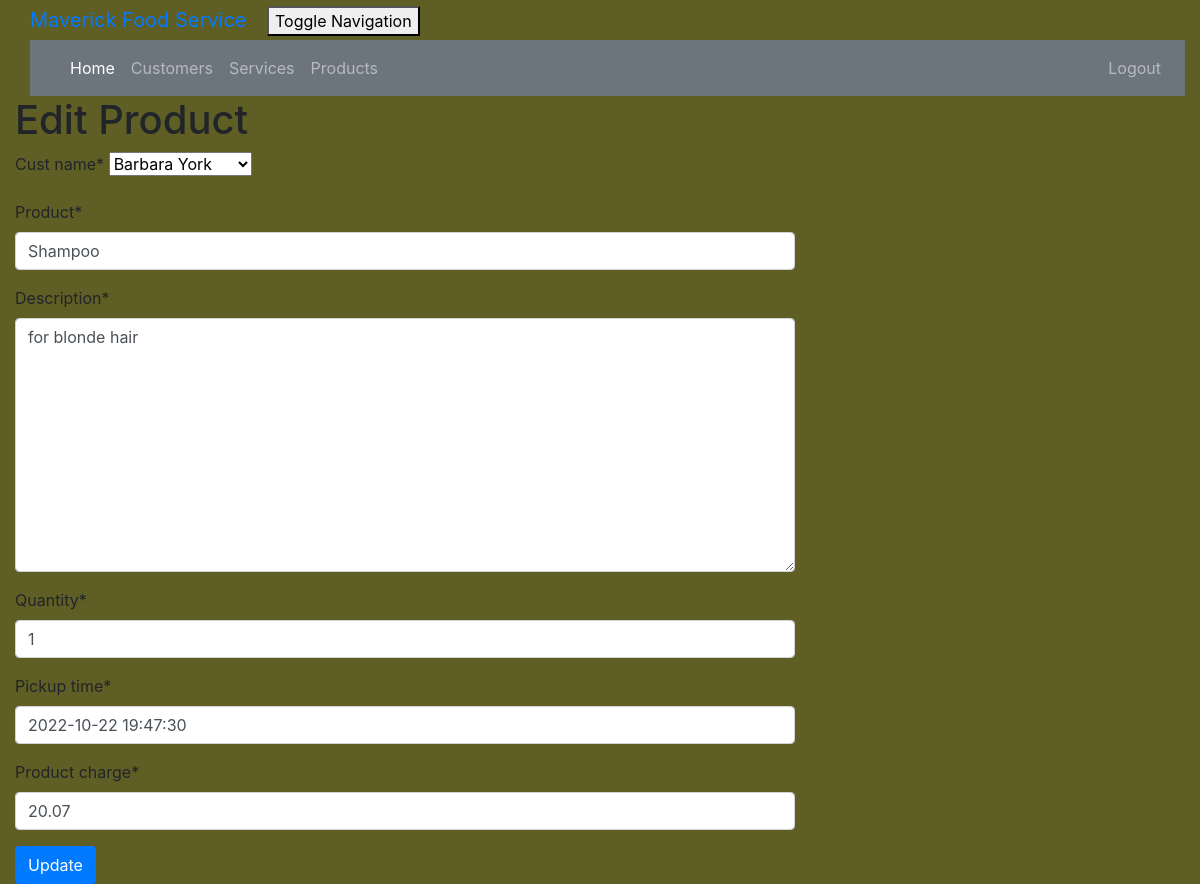
The app's page /product/2/edit/ (signed in) with its own data.
### crm/models.py (models this page shows, shortened)
class Customer(models.Model):
    cust_name = models.CharField(max_length=50)
    email = models.EmailField(max_length=100)
    phone = models.CharField(max_length=20)
    bldgroom = models.CharField(max_length=100)
    address = models.CharField(max_length=200)
    city = models.CharField(max_length=50)
    state = models.CharField(max_length=50)
    zipcode = models.CharField(max_length=10)
    organization = models.CharField(max_length=100)
    role = models.CharField(max_length=100)
    def __str__ (self):
        return self.cust_name

class Product(models.Model):
    cust_name = models.ForeignKey(Customer, on_delete=models.CASCADE, related_name='products')
    product = models.CharField(max_length=100)
    description = models.TextField()
    quantity = models.IntegerField()
    pickup_time = models.DateTimeField(default=timezone.now)
    product_charge = models.DecimalField(max_digits=10, decimal_places=2)

### crm/views.py (the view)
# urls.py: path('product/<int:pk>/edit/', views.product_edit, name='product_edit'),
@login_required
def product_edit(request, pk):
    product = get_object_or_404(Product, pk=pk)
    if request.method == "POST":
        form = ProductForm(request.POST, instance=product)
        if form.is_valid():
            product = form.save()
            product.pickup_time = timezone.now()
            product.save()
            products = Product.objects.filter()
            return render(request, 'crm/product_list.html', {'products': products})
    else:
        form = ProductForm(instance=product)
    return render(request, 'crm/product_edit.html', {'form': form})

### crm/forms.py
class ProductForm(forms.ModelForm):
    class Meta:
        model = Product
        fields = ('cust_name', 'product', 'description', 'quantity', 'pickup_time', 'product_charge')

### crm/templates/crm/product_edit.html (shortened to what this page needs)
<!DOCTYPE html>
<html lang="en">
{% extends 'crm/base.html' %}
{% load crispy_forms_tags %}
{% block content %}
    <h1>Edit Product</h1>
    <form method= "POST" class="product-form">{% csrf_token %}
        {{ form|crispy }}
        <button type="submit" class="btn btn-primary">Update</button>
    </form>
{% endblock %}

### crm/static/css/portfolio.css (style rules this page uses)
body { padding-left: 15px; }

### crm/templates/crm/product_edit.html (style rules this page uses)
body { background-color: #5e5e25; }

### records on screen
Customer: cust_name "Barbara York"
Product: product "Shampoo", description "for blonde hair", quantity "1", pickup_time "2022-10-22 19:47:30", product_charge "20.07"
